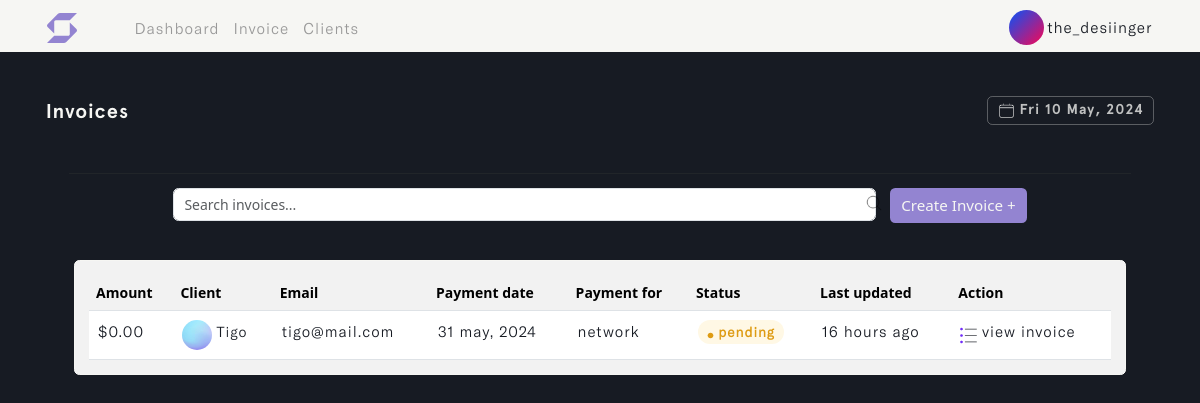
The page /invoice (signed in) on the database its author committed.
### user/models.py (models this page shows)
class Profile(models.Model):
    user = models.OneToOneField(User, on_delete=models.CASCADE, blank=True, null=True)
    name = models.CharField(max_length=255, unique=True)
    username = models.CharField(max_length=255, unique=True)
    email = models.EmailField(max_length=255, unique=True)
    updated_time_stamp = models.DateTimeField(auto_now=True)
    created_time_stamp = models.DateTimeField(auto_now_add=True)
    id = models.UUIDField(default=uuid.uuid4, primary_key=True, unique=True, editable=False)
    def __str__(self):
        return self.username

### invoice/models.py (models this page shows, shortened)
class Invoice(models.Model):
    STATUS = (
        ('Pending', 'Pending'),
        ('Paid', 'Paid')
    )
    CURRENCY = (
        ('USD 🇺🇸', 'USD 🇺🇸'),
        ('GHS 🇬🇭', 'GHS 🇬🇭'),
        ('GBP 🇬🇧', 'GBP 🇬🇧'),
        ('EUR 🇪🇺', 'EUR 🇪🇺'),
        ('NGN 🇳🇬', 'NGN 🇳🇬'),
    )
    account_owner = models.ForeignKey(Profile, on_delete=models.CASCADE, related_name='acc_user', db_index=True)
    project_name = models.CharField(max_length=255)
    project_duration = models.CharField(max_length=50)
    client_name = models.ForeignKey(Client, on_delete=models.CASCADE, to_field='name', related_name='invoice', db_index=True,
                                    help_text='Select a client for this entry.')
    invoice_status = models.CharField(max_length=200, choices=STATUS, db_index=True)
    payment_date = models.DateField(max_length=200, null=True)
    currency = models.CharField(max_length=200, choices=CURRENCY)
    invoice_image = models.ImageField(null=True, blank=True, upload_to='invoice_image/', default='invoice.png')
    client_note = models.TextField(max_length=100000, null=True, blank=True)
    total = models.IntegerField(default=0, null=True, blank=True)
    paid_date = models.DateField(null=True, blank=True)
    updated_time_stamp = models.DateTimeField(auto_now=True, db_index=True)
    created_time_stamp = models.DateTimeField(auto_now_add=True, db_index=True)
    id = models.UUIDField(default=uuid.uuid4, primary_key=True, unique=True, editable=False)
    class Meta:
        ordering = ['-updated_time_stamp']

class Client(models.Model):
    account_owner = models.ForeignKey(Profile, on_delete=models.CASCADE)
    name = models.CharField(max_length=50, unique=True)
    address = models.CharField(max_length=255, default='...')
    country = models.CharField(max_length=50)
    email = models.EmailField(max_length=100, unique=True, default='...')
    phone_number = models.IntegerField(null=True, blank=True, default='(xxx)xxx-xxxx')
    city_state = models.CharField(max_length=50)
    postal_code = models.CharField(max_length=30, default='...')
    client_avatar = models.ImageField(null=True, blank=True, upload_to='client_avatar/', default='emil-kowalski.png')
    updated_time_stamp = models.DateTimeField(auto_now=True)
    created_time_stamp = models.DateTimeField(auto_now_add=True)
    id = models.UUIDField(default=uuid.uuid4, primary_key=True, unique=True, editable=False)
    @property
    def imageURL(self):
        try:
            url = self.client_avatar.url
        except:
            url = ''
        return url
    class Meta:
        ordering = ['-updated_time_stamp']
    def __str__(self):
        return self.name

### invoice/views.py (the view, shortened to what this page needs)
# urls.py: path('invoice', views.create_invoice, name='invoice'),
@login_required(login_url='login')
def create_invoice(request):
    profile = request.user.profile
    invoices = profile.acc_user.select_related('account_owner').all()
    custom_range, invoices = paginateInvoice(request, 5, invoices)
    for invoice in invoices:
        invoice.due = (invoice.payment_date - datetime.now().date()).days
    form = InvoiceCreationForm(request.user, request.POST, request.FILES if request.method == "POST" else None)
    default_clientImg = "https://swift-bill-bucket.s3.amazonaws.com/emil-kowalski.png"
    context = {'form': form, 'invoices': invoices,
               'custom_range': custom_range, 'clientImg': default_clientImg}
    return render(request, 'invoice/invoice.html', context)

### invoice/forms.py
class InvoiceCreationForm(ModelForm):
    payment_date = forms.DateField(widget=DateInput)
    class Meta:
        model = Invoice
        fields = ['project_name', 'project_duration', 'client_name',
                  'invoice_status', 'payment_date', 'currency', 'invoice_image',
                  'client_note']
    def __init__(self, user, *args, **kwargs):
        super(InvoiceCreationForm, self).__init__(*args, **kwargs)
        self.fields['invoice_status'].widget.choices = [('', 'Choose status')] + list(self.fields['invoice_status'].widget.choices)
        self.fields['currency'].widget.choices = [('', 'Choose currency')] + list(self.fields['currency'].widget.choices)
        self.fields['client_name'].queryset = Client.objects.filter(account_owner=user.profile)
        self.fields['currency'].widget.attrs.update({'id': 'currency_field'})
        for name, field in self.fields.items():
            field.widget.attrs.update({'class': 'input form-control'})

### invoice/utils.py (called while the page is built)
def paginateInvoice(request, results, invoices):
    page = request.GET.get('page')
    results = results
    paginator = Paginator(invoices, results)
    try:
        invoices = paginator.page(page)
    except PageNotAnInteger:
        page = 1
        invoices = paginator.page(page)
    except EmptyPage:
        page = paginator.num_pages
        invoices = paginator.page(page)
    leftIndex = (int(page) -4)
    if leftIndex < 1:
        leftIndex = 1
    rightIndex = (int(page) +5)
    if rightIndex > paginator.num_pages:
        rightIndex = paginator.num_pages +1
    custom_range = range(leftIndex, rightIndex)
    return custom_range, invoices

### invoice/templates/invoice/invoice.html (shortened to what this page needs)
{% load static %}
<!DOCTYPE html>
<html lang="en" class="js has-scroll-init has-scroll-smooth">
  <head>
    <link rel="stylesheet" href="{% static '/css/bootstrap.min.css' %}" />
    <link rel="stylesheet" href="{% static '/css/invoice.css' %}" />
  </head>
  <body
    id="pageTop"
    class="page-content"
    data-spy="scroll"
    data-target="#mainNav"
  >
    {% include 'invoice/nav.html' %}
    <main>
      <div data-scroll class="page page--layout-2" id="main">
        {% if invoices %}
        <div id="hero">
          <div class="container-fluid">
            <div class="hero-intro">
              <p>
                Invoices
                <span class="badge">
                  <img
                    src="{% static '/images/calendar.png' %}"
                    class="img-fluid calender-img"
                    alt="calender-img"
                  />
                  {% now "D d M, Y" %}
                </span>
              </p>
            </div>
          </div>
        </div>
        <div id="search">
          <div class="container-fluid">
            <div class="search-intro">
              <hr />
              <div class="row g-3 d-flex justify-content-center">
                <div class="col-md-8">
                  <img
                    src="{% static '/images/magnifying-glass.png' %}"
                    class="img-fluid search--img"
                    alt="search--img"
                  />
                  <input
                    type="text"
                    class="form-control live-search-box"
                    placeholder="Search invoices..."
                  />
                </div>
                <div class="col-auto">
                  <button
                    type="submit"
                    class="btn mb-3 invoice--btn"
                    data-bs-toggle="offcanvas"
                    data-bs-target="#offcanvasRight"
                    aria-controls="offcanvasRight"
                  >
                    Create Invoice +
                  </button>
                </div>
              </div>
            </div>
          </div>
        </div>
        {% include 'invoice/desktop-table.html' %}
        {% endif %}
      </div>
    </main>
  </body>
</html>

### invoice/templates/invoice/nav.html (shortened to what this page needs)
{% load static %}
{% load active_link_tags %}
<nav class="navbar navbar-expand-lg fixed-top menu" id="mainNav">
  <div class="container">
    <a class="navbar-brand" href="{% url 'dashboard' %}">
      <img
        src="{% static '/images/swift_logo.svg' %}"
        class="img-fluid"
        id="logo"
        alt="logo"
      />
    </a>
    <div class="collapse navbar-collapse" id="navbarSupportedContent">
      <ul class="navbar-nav me-auto mb-2 mb-lg-0 left--links">
        <li class="nav-item">
          <a
            class="nav-link {% active_link 'dashboard' %}"
            href="{% url 'dashboard' %}"
            >Dashboard</a
          >
        </li>
        <li class="nav-item">
          <a
            class="nav-link {% active_link 'invoice' %}"
            href="{% url 'invoice' %}"
            >Invoice</a
          >
        </li>
        <li class="nav-item">
          <a
            class="nav-link {% active_link 'clients' %}"
            href="{% url 'clients' %}"
            >Clients</a
          >
        </li>
      </ul>
      <ul class="navbar-nav mb-2 mb-lg-0" id="rightNav">
        <li class="nav-item dropdown">
          <a class="nav-link" href="{% url 'profile' %}">
            <img
              id="profile_img"
              src="{% static '/images/user-avatar.svg' %}"
              class="img-fluid rounded-circle"
              alt="logo"
            />
            <small>{{request.user.profile}}</small>
          </a>
        </li>
      </ul>
    </div>
  </div>
</nav>

### invoice/templates/invoice/desktop-table.html (shortened to what this page needs)
{% load static %}
{% load humanize %}
<div id="desktop-table" class="live-search-list">
  <div class="container">
    <div class="desktop-table-intro">
      <div class="card">
        <div class="card-body">
          <table class="table table-hover" id="invoice_table">
            <thead>
              <tr>
                <th scope="col">Amount</th>
                <th scope="col">Client</th>
                <th scope="col">Email</th>
                <th scope="col">Payment date</th>
                <th scope="col">Payment for</th>
                <th scope="col">Status</th>
                <th scope="col">Last updated</th>
                <th scope="col">Action</th>
              </tr>
            </thead>
            <tbody>
              {% for invoice in invoices %}
              <tr id="search_invoice">
                <td>
                  {% if invoice.currency == "GHS 🇬🇭" %}
                  ¢{{ invoice.total|floatformat:2|intcomma }}
                  {% elif invoice.currency == "USD 🇺🇸" %}
                  ${{ invoice.total|floatformat:2|intcomma }}
                  {% elif invoice.currency == "GBP 🇬🇧" %}
                  £{{ invoice.total|floatformat:2|intcomma }}
                  {% elif invoice.currency == "EUR 🇪🇺" %}
                  €{{ invoice.total|floatformat:2|intcomma }}
                  {% elif invoice.currency == "NGN 🇳🇬" %}
                  ₦{{ invoice.total|floatformat:2|intcomma }}
                  {% endif %}
                </td>
                <td id="client_name">
                  {% if invoice.client_name.imageURL != clientImg %}
                  <img
                    src="{{invoice.client_name.imageURL}}"
                    class="img-fluid rounded-circle"
                    id="avatar-img"
                    alt="avatar-img"
                  />
                  {% endif %}
                  {{invoice.client_name.name}}
                </td>
                <td>{{invoice.client_name.email | truncatechars:25}}</td>
                <td>{{invoice.payment_date|date:"d F, Y"}}</td>
                <td>{{invoice.project_name | truncatechars:17}}</td>
                {% if invoice.due <= 3 and invoice.invoice_status != 'Paid' %}
                <td id="due_date">
                  <span class="badge">overdue close</span>
                </td>
                {% else %}
                {% if invoice.invoice_status == 'Pending' %}
                <td id="unpaid_status">
                  <span class="badge">
                    <img
                      src="{% static '/images/pending.svg' %}"
                      class="img-fluid"
                      id="clock-img"
                      alt="clock-img"
                    />
                    {{invoice.invoice_status}}
                  </span>
                </td>
                {% endif %}
                {% endif %}
                <td>{{invoice.updated_time_stamp|naturaltime}}</td>
                <td>
                  <a href="{% url 'invoice-details' invoice.id %}">
                    <img
                      src="{% static '/images/list.png' %}"
                      class="img-fluid"
                      id="open_invoice-link"
                      alt="open_invoice-link"
                    />
                    view Invoice
                  </a>
                </td>
              </tr>
              {% endfor %}
            </tbody>
          </table>
        </div>
      </div>
    </div>
  </div>
</div>

### static/css/invoice.css (style rules this page uses)
*, *::after, *::before { box-sizing: border-box; margin: 0; padding: 0; }
html, body { box-sizing: border-box; font-size: 14px; margin: 0; padding: 0; width: 100%; overflow-x: hidden; background: var(--main-color); -webkit-font-smoothing: antialiased; -moz-osx-font-smoothing: grayscale; scroll-behavior: smooth; }
a { text-decoration: none; }
.page-content { --main-color: #171b23; --text-color: #f6f6f3; --header-font: "Apercu-Bold"; --text-font: "GTAmerica-Light"; }
a { text-decoration: none; color: var(--accent-color); }
#mainNav { transform: translateY(0); transition: padding-top 0.3s, padding-bottom 0.3s; padding-top: 3px; padding-bottom: 0px; background: var(--text-color); transform: translateY(0); opacity: 1; z-index: 9; width: 100vw; }
#logo { width: 35px; height: auto; margin-left: 20%; margin-top: 10%; margin-bottom: 10%; }
#profile_img { width: 35px; }
#mainNav small { font-size: 1.2rem; font-family: var(--text-font); color: var(--main-color); letter-spacing: 1px; vertical-align: middle; }
.left--links a { font-family: var(--text-font); color: #999; letter-spacing: 1px; font-size: 1.2rem; line-height: normal; }
#hero { margin-top: 22%; }
.hero-intro { margin: 3%; }
.hero-intro p { font-size: 2.5vh; font-family: var(--header-font); color: var(--text-color); letter-spacing: 1px; }
.hero-intro p span { font-size: 2vh; margin-top: 10px; border: 1px solid #f6f6f34e; color: #f6f6f3c2; }
.calender-img { width: 18px; vertical-align: middle; }
#search { margin-top: 5%; }
.search-intro { margin: 2%; }
.search-intro hr { background: var(--text-color); opacity: 1; }
.search-intro .search--img { width: 6.7%; position: absolute; left: 81%; margin-top: 5px; }
.invoice--btn { background: #9384d1; color: var(--text-color); font-size: 1.9vh; transition: all 0.5s ease-in-out; }
#desktop-table { margin-top: -3%; }
.desktop-table-intro { margin: 3%; }
.desktop-table-intro .card { border: 1px solid var(--text-color); background: #f7f7f7f9; }
.desktop-table-intro table { margin-bottom: 0px; }
.desktop-table-intro th { background-color: transparent; }
.desktop-table-intro td { font-size: 1.9vh; font-family: var(--text-font); color: var(--main-color); letter-spacing: 1px; padding: 9px; text-transform: lowercase; }
.desktop-table-intro #client_name { text-transform: capitalize; font-size: 1.8vh; }
#avatar-img { width: 30px; }
#unpaid_status .badge { background: #fff8e5; border-radius: 15px; }
.desktop-table-intro span { font-size: 1.7vh; font-family: var(--text-font); color: #de9b12; letter-spacing: 1px; }
#clock-img { width: 7px; }
#open_invoice-link { width: 17px; }
@media (min-width: 1200px) { #logo { width: 30px; margin-left: 20%; margin-top: 5%; margin-bottom: 5%; } }
@media (min-width: 1200px) { #mainNav small { font-size: 1.1rem; } }
@media (min-width: 1200px) { .left--links { margin-left: 4%; } }
@media (min-width: 1200px) { .left--links a { font-size: 1.1rem; } }
@media (min-width: 1200px) { #hero { margin-top: 8%; } }
@media (min-width: 1200px) { .hero-intro p { font-size: 2.5vh; } }
@media (min-width: 1200px) { .hero-intro p span { font-size: 1.8vh; margin-top: 0px; float: right; } }
@media (min-width: 1200px) { .calender-img { width: 17px; } }
@media (min-width: 1200px) { #search { margin-top: -1%; } }
@media (min-width: 1200px) { .search-intro { margin: 5%; } }
@media (min-width: 1200px) { .search-intro .search--img { width: 1.7%; position: absolute; left: 72%; } }

### rows shown on the page
Invoice: total "0.00", client_name.imageURL (picture), client_name.name "Tigo", client_name.email "tigo@mail.com", payment_date "31 may, 2024", project_name "network", invoice_status "pending", updated_time_stamp "16 hours ago"

### other values the page prints
{{ request.user.profile }} "the_desiinger"
